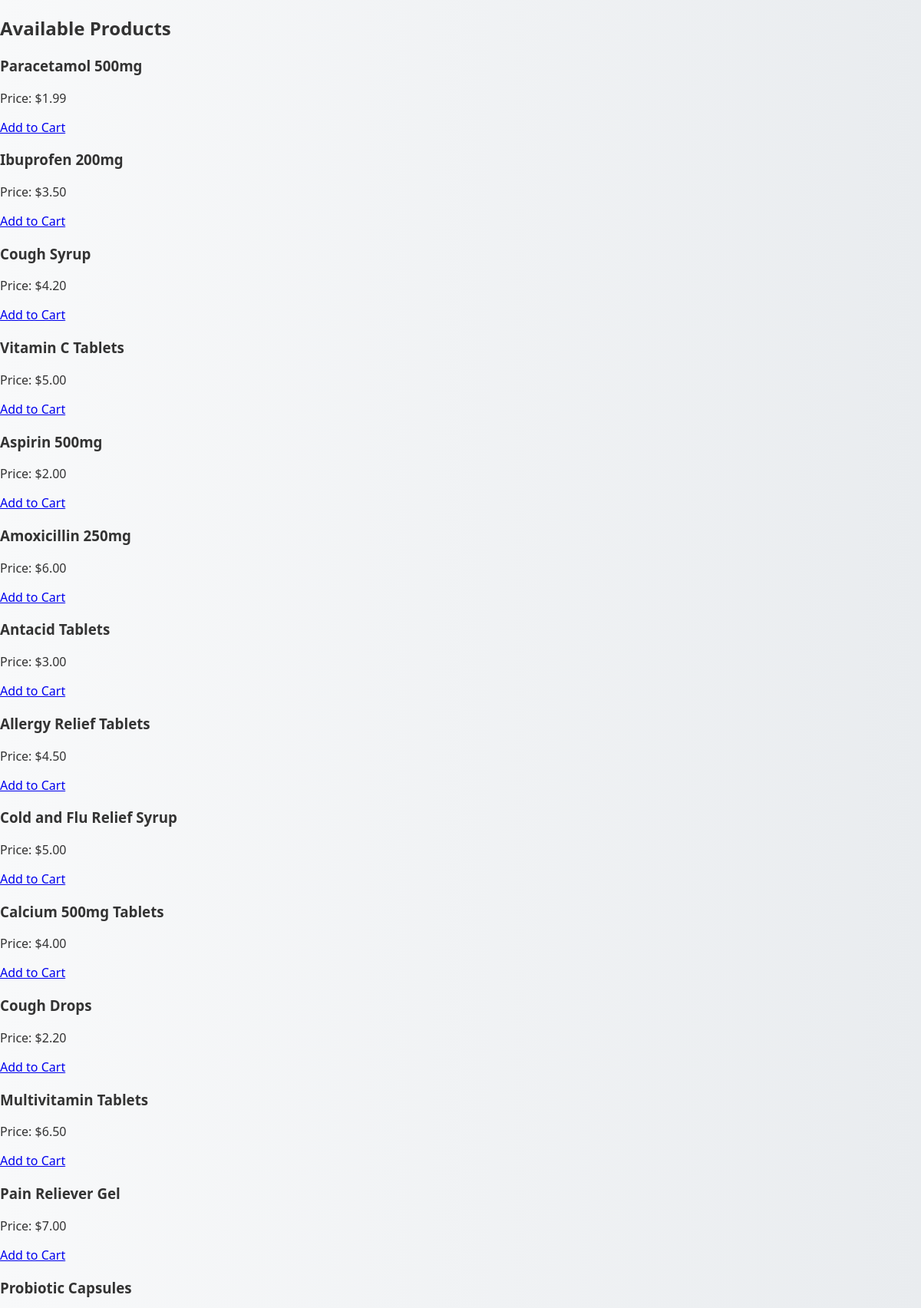
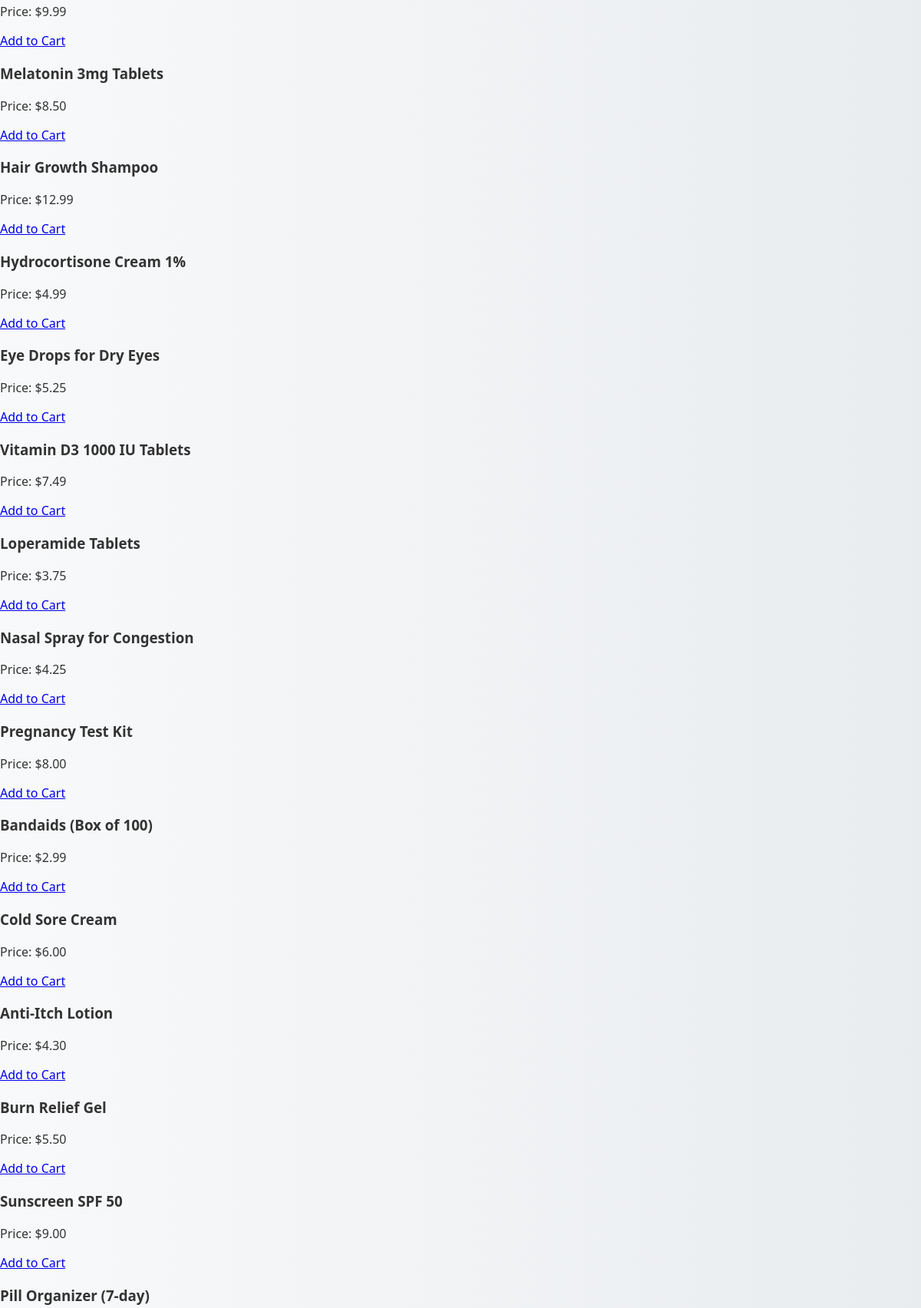
Screenshot of /IM/php/add_to.php (upper part) with the database file from the repository (2 pictures, top to bottom).
### tables this page shows
CREATE TABLE `products` (
  `id` int(11) NOT NULL,
  `product_name` varchar(255) NOT NULL,
  `description` text NOT NULL,
  `image_url` varchar(255) NOT NULL,
  `quantity` int(11) NOT NULL,
  `price` decimal(10,2) NOT NULL,
  `expiry_date` date NOT NULL
);

### IM/php/add_to.php (the view, shortened to what this page needs)
<?php
include 'config/db.php';
$query = "SELECT * FROM products";
$result = mysqli_query($conn, $query);
?>
<!DOCTYPE html>
<html lang="en">
<head>
    <link rel="stylesheet" href="css/style.css">
</head>
<body>
    <h2>Available Products</h2>
    <div class="product-list">
        <?php while ($product = mysqli_fetch_assoc($result)): ?>
            <div class="product">
                <h3><?php echo $product['product_name']; ?></h3>
                <p>Price: $<?php echo $product['price']; ?></p>
                <a href="cart.php?add=<?php echo $product['id']; ?>&quantity=1">Add to Cart</a>
            </div>
        <?php endwhile; ?>
    </div>
    <br><br>
</body>
</html>

### IM/style.css (style rules this page uses)
body { font-family: "Segoe UI", Tahoma, Geneva, Verdana, sans-serif; margin: 0; padding: 0; background: linear-gradient(to right, #f8f9fa, #e9ecef); color: #333; }

### rows the page displays
products: product_name "Paracetamol 500mg", price "1.99"
products: product_name "Ibuprofen 200mg", price "3.50"
products: product_name "Cough Syrup", price "4.20"
products: product_name "Vitamin C Tablets", price "5.00"
products: product_name "Aspirin 500mg", price "2.00"
products: product_name "Amoxicillin 250mg", price "6.00"
products: product_name "Antacid Tablets", price "3.00"
products: product_name "Allergy Relief Tablets", price "4.50"
products: product_name "Cold and Flu Relief Syrup", price "5.00"
products: product_name "Calcium 500mg Tablets", price "4.00"
products: product_name "Cough Drops", price "2.20"
products: product_name "Multivitamin Tablets", price "6.50"
products: product_name "Pain Reliever Gel", price "7.00"
products: product_name "Probiotic Capsules", price "9.99"
products: product_name "Melatonin 3mg Tablets", price "8.50"
products: product_name "Hair Growth Shampoo", price "12.99"
products: product_name "Hydrocortisone Cream 1%", price "4.99"
products: product_name "Eye Drops for Dry Eyes", price "5.25"
products: product_name "Vitamin D3 1000 IU Tablets", price "7.49"
products: product_name "Loperamide Tablets", price "3.75"
products: product_name "Nasal Spray for Congestion", price "4.25"
products: product_name "Pregnancy Test Kit", price "8.00"
products: product_name "Bandaids (Box of 100)", price "2.99"
products: product_name "Cold Sore Cream", price "6.00"
products: product_name "Anti-Itch Lotion", price "4.30"
products: product_name "Burn Relief Gel", price "5.50"
products: product_name "Sunscreen SPF 50", price "9.00"
products: product_name "Pill Organizer (7-day)"
